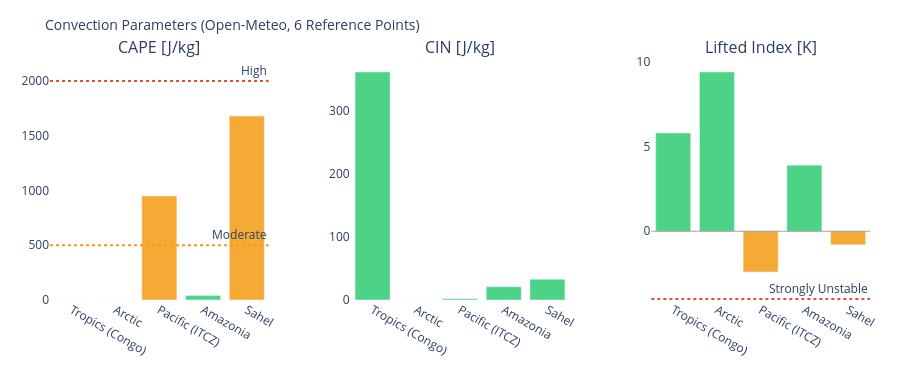

Notebook source saved alongside this figure:
### Markdown cell above
---
## 3. Visualizations

### Code cell
# ============================================================
# CAPE / CIN / LIFTED INDEX – Convection potential
# ============================================================

if not df_atm.empty:
    fig = make_subplots(
        rows=1, cols=3,
        subplot_titles=['CAPE [J/kg]', 'CIN [J/kg]', 'Lifted Index [K]'],
        horizontal_spacing=0.1
    )
    pts = df_atm['point'].tolist()
    pt_colors = ['#E85D24','#185FA5','#888780','#378ADD','#639922','#F2A623']

    # CAPE – höher = mehr Gewitterpotential
    cape_vals = df_atm['cape'].fillna(0).tolist()
    cape_colors = ['#e74c3c' if v > 2000 else '#f39c12' if v > 500 else '#2ecc71'
                   for v in cape_vals]
    fig.add_trace(go.Bar(x=pts, y=cape_vals, marker_color=cape_colors,
                         opacity=0.85, showlegend=False), row=1, col=1)
    fig.add_hline(y=2000, line_dash='dot', line_color='#e74c3c',
                  annotation_text='High', row=1, col=1)
    fig.add_hline(y=500,  line_dash='dot', line_color='#f39c12',
                  annotation_text='Moderate', row=1, col=1)

    # CIN – negativer = stärker gedeckelt (weniger Auslöse)
    cin_vals = df_atm['cin'].fillna(0).tolist()
    cin_colors = ['#e74c3c' if v < -200 else '#f39c12' if v < -50 else '#2ecc71'
                  for v in cin_vals]
    fig.add_trace(go.Bar(x=pts, y=cin_vals, marker_color=cin_colors,
                         opacity=0.85, showlegend=False), row=1, col=2)

    # Lifted Index – negativ = instabil
    li_vals = df_atm['li'].fillna(0).tolist()
    li_colors = ['#e74c3c' if v < -4 else '#f39c12' if v < 0 else '#2ecc71'
                 for v in li_vals]
    fig.add_trace(go.Bar(x=pts, y=li_vals, marker_color=li_colors,
                         opacity=0.85, showlegend=False), row=1, col=3)
    fig.add_hline(y=0, line_color='gray', line_width=0.7, row=1, col=3)
    fig.add_hline(y=-4, line_dash='dot', line_color='#e74c3c',
                  annotation_text='Strongly Unstable', row=1, col=3)

    fig.update_layout(
        title=dict(text='Convection Parameters (Open-Meteo, 6 Reference Points)', font=dict(size=14)),
        height=380, plot_bgcolor='rgba(0,0,0,0)', paper_bgcolor='rgba(0,0,0,0)',
        margin=dict(l=50, r=30, t=60, b=80)
    )
    fig.update_xaxes(tickangle=30)
    fig.show()

### Figure 1 — Plotly figure (JSON) as saved in the notebook; plotly's stock layout.template omitted (floating-point values rounded to 4 significant figures)
{"data": [{"marker": {"color": ["#2ecc71", "#2ecc71", "#f39c12", "#2ecc71", "#f39c12"]}, "opacity": 0.85, "showlegend": false, "type": "bar", "x": ["Tropics (Congo)", "Arctic", "Pacific (ITCZ)", "Amazonia", "Sahel"], "xaxis": "x", "y": [0.0, 0.0, 950.0, 40.0, 1680.0], "yaxis": "y"}, {"marker": {"color": ["#2ecc71", "#2ecc71", "#2ecc71", "#2ecc71", "#2ecc71"]}, "opacity": 0.85, "showlegend": false, "type": "bar", "x": ["Tropics (Congo)", "Arctic", "Pacific (ITCZ)", "Amazonia", "Sahel"], "xaxis": "x2", "y": [362.0, 0.0, 2.0, 21.0, 33.0], "yaxis": "y2"}, {"marker": {"color": ["#2ecc71", "#2ecc71", "#f39c12", "#2ecc71", "#f39c12"]}, "opacity": 0.85, "showlegend": false, "type": "bar", "x": ["Tropics (Congo)", "Arctic", "Pacific (ITCZ)", "Amazonia", "Sahel"], "xaxis": "x3", "y": [5.8, 9.4, -2.4, 3.9, -0.8], "yaxis": "y3"}], "layout": {"annotations": [{"font": {"size": 16}, "showarrow": false, "text": "CAPE [J/kg]", "x": 0.1333, "xanchor": "center", "xref": "paper", "y": 1.0, "yanchor": "bottom", "yref": "paper"}, {"font": {"size": 16}, "showarrow": false, "text": "CIN [J/kg]", "x": 0.5, "xanchor": "center", "xref": "paper", "y": 1.0, "yanchor": "bottom", "yref": "paper"}, {"font": {"size": 16}, "showarrow": false, "text": "Lifted Index [K]", "x": 0.8667, "xanchor": "center", "xref": "paper", "y": 1.0, "yanchor": "bottom", "yref": "paper"}, {"showarrow": false, "text": "High", "x": 1, "xanchor": "right", "xref": "x domain", "y": 2000, "yanchor": "bottom", "yref": "y"}, {"showarrow": false, "text": "Moderate", "x": 1, "xanchor": "right", "xref": "x domain", "y": 500, "yanchor": "bottom", "yref": "y"}, {"showarrow": false, "text": "Strongly Unstable", "x": 1, "xanchor": "right", "xref": "x3 domain", "y": -4, "yanchor": "bottom", "yref": "y3"}], "height": 380, "margin": {"b": 80, "l": 50, "r": 30, "t": 60}, "paper_bgcolor": "rgba(0,0,0,0)", "plot_bgcolor": "rgba(0,0,0,0)", "shapes": [{"line": {"color": "#e74c3c", "dash": "dot"}, "type": "line", "x0": 0, "x1": 1, "xref": "x domain", "y0": 2000, "y1": 2000, "yref": "y"}, {"line": {"color": "#f39c12", "dash": "dot"}, "type": "line", "x0": 0, "x1": 1, "xref": "x domain", "y0": 500, "y1": 500, "yref": "y"}, {"line": {"color": "gray", "width": 0.7}, "type": "line", "x0": 0, "x1": 1, "xref": "x3 domain", "y0": 0, "y1": 0, "yref": "y3"}, {"line": {"color": "#e74c3c", "dash": "dot"}, "type": "line", "x0": 0, "x1": 1, "xref": "x3 domain", "y0": -4, "y1": -4, "yref": "y3"}], "title": {"font": {"size": 14}, "text": "Convection Parameters (Open-Meteo, 6 Reference Points)"}, "xaxis": {"anchor": "y", "domain": [0.0, 0.2667], "tickangle": 30}, "xaxis2": {"anchor": "y2", "domain": [0.3667, 0.6333], "tickangle": 30}, "xaxis3": {"anchor": "y3", "domain": [0.7333, 1.0], "tickangle": 30}, "yaxis": {"anchor": "x", "domain": [0.0, 1.0]}, "yaxis2": {"anchor": "x2", "domain": [0.0, 1.0]}, "yaxis3": {"anchor": "x3", "domain": [0.0, 1.0]}}}
